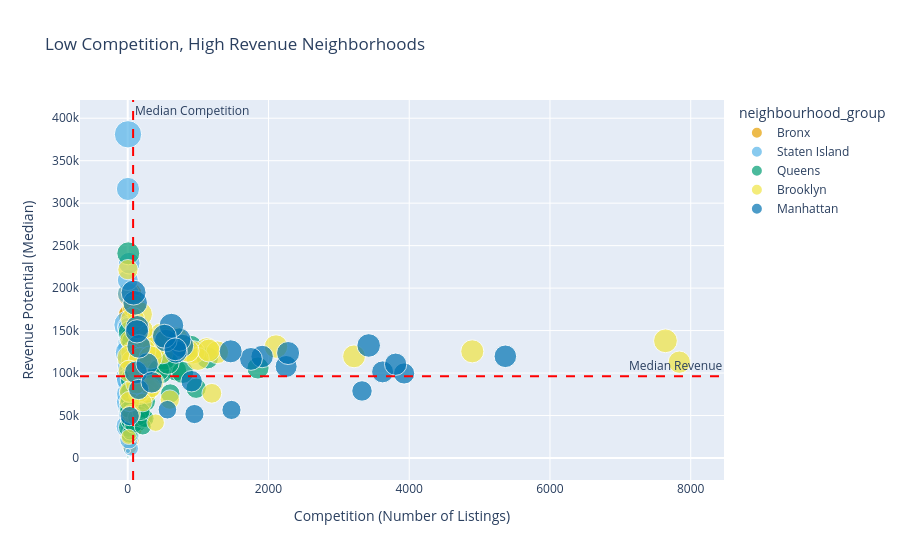

Notebook code for this chart:
### Markdown cell above
# Low competition + High revenue potential neighbourhoods

### Code cell
neighborhood_analysis = df.groupby('neighbourhood').agg({
    'price': 'median',
    'occupancy_rate': 'mean',
    'neighbourhood': 'count',
    'estimated_revenue': 'median',
    'number_of_reviews': 'mean',
    'neighbourhood_group': 'first'
}).rename(columns={'neighbourhood': 'listing_count'})

neighborhood_analysis['revenue_per_listing'] = (
    neighborhood_analysis['estimated_revenue'] / neighborhood_analysis['listing_count']
)

fig = px.scatter(
    neighborhood_analysis.reset_index(),
    x='listing_count',
    y='estimated_revenue',
    size='occupancy_rate',
    color='neighbourhood_group',
    color_discrete_sequence=colorblind_palette,
    hover_name='neighbourhood',
    hover_data=['price', 'occupancy_rate', 'listing_count'],
    title='Low Competition, High Revenue Neighborhoods',
    labels={
        'listing_count': 'Competition (Number of Listings)',
        'estimated_revenue': 'Revenue Potential (Median)',
        'price': 'Median Price',
        'occupancy_rate': 'Occupancy Rate'
    },
    color_continuous_scale='Plasma'
)

# Quadrant lines
fig.add_hline(y=neighborhood_analysis['estimated_revenue'].median(), 
              line_dash="dash", line_color="red", 
              annotation_text="Median Revenue")
fig.add_vline(x=neighborhood_analysis['listing_count'].median(), 
              line_dash="dash", line_color="red",
              annotation_text="Median Competition")

fig.update_layout(height=600)
fig.show()

#To find out the low competiton + high revenue quadrant
median_competition = neighborhood_analysis['listing_count'].median()
median_revenue = neighborhood_analysis['estimated_revenue'].median()

top_right = neighborhood_analysis[
    (neighborhood_analysis['listing_count'] < median_competition) &
    (neighborhood_analysis['estimated_revenue'] > median_revenue)
].copy()


#_________Visualising the neighbourhoods on map___________
import json
import requests
import plotly.express as px

# Load GeoJSON
geojson = requests.get(
    "https://gist.githubusercontent.com/ix4/ff7603f48283cf06fc4fb3dfb6a0635c/raw/3eae4056c9d4de99f0040b6bedbd9ba547e8d215/nyc.geojson"
).json()

# Map neighborhood names to geojson ids
for i, feature in enumerate(geojson["features"]):
    feature["id"] = str(i)

name_to_id = {feature["properties"]["neighborhood"]: feature["id"] for feature in geojson["features"]}
top_right["id"] = top_right.index.map(name_to_id) 
fig_map = px.choropleth_mapbox(
    top_right,
    geojson=geojson,
    locations="id",
    color="estimated_revenue",  
    hover_name=top_right.index,
    hover_data={
        "listing_count": True,
        "estimated_revenue": True,
    },
    color_continuous_scale="plasma",
    mapbox_style="carto-positron",
    zoom=9.5,
    center={"lat": 40.7128, "lon": -73.96},
    opacity=0.8,
    labels={"monthly_revenue": "estimated_revenue"}
)

fig_map.update_layout(height=700, title_text="Top Right Quadrant Neighborhoods (Low Competition + High Revenue)")
fig_map.show()

### Figure 1 — Plotly figure (JSON) as saved in the notebook; plotly's stock layout.template omitted (floating-point values rounded to 4 significant figures)
{"data": [{"customdata": [[630, 0.4857], [387, 0.5116], [682, 0.5075], [613, 0.5302], [414.5, 0.5731], [689, 0.4806], [612, 0.5033], [603, 0.4222], [278, 0.257], [705, 0.5291], [426, 0.5344], [928.5, 0.3822], [601, 0.2443], [684, 0.3614], [675, 0.5201], [720, 0.6216], [674, 0.5995], [614, 0.3053], [532.5, 0.568], [714, 0.4967], [643, 0.6328], [725.5, 0.3853], [798, 0.6065], [658, 0.6248], [593, 0.5103], [595, 0.4788], [579.5, 0.6225], [746, 0.5371], [691, 0.4904], [736, 0.5612], [650, 0.5477], [773, 0.4673], [611, 0.5501], [551, 0.5241], [937, 0.5932], [598, 0.5319], [681, 0.5872], [215, 0.4177], [669, 0.4853], [399, 0.5537], [351, 0.2668], [658, 0.5824], [532, 0.355], [634, 0.4535], [405, 0.2708], [554, 0.5858], [603.5, 0.3859], [684, 0.7614]], "hovertemplate": "<b>%{hovertext}</b><br><br>neighbourhood_group=Bronx<br>Competition (Number of Listings)=%{x}<br>Revenue Potential (Median)=%{y}<br>Occupancy Rate=%{customdata[1]}<br>Median Price=%{customdata[0]}<extra></extra>", "hovertext": ["Allerton", "Baychester", "Belmont", "Bronxdale", "Castle Hill", "City Island", "Claremont Village", "Clason Point", "Co-op City", "Concourse", "Concourse Village", "East Morrisania", "Eastchester", "Edenwald", "Fieldston", "Fordham", "Highbridge", "Hunts Point", "Kingsbridge", "Longwood", "Melrose", "Morris Heights", "Morris Park", "Morrisania", "Mott Haven", "Mount Eden", "Mount Hope", "North Riverdale", "Norwood", "Olinville", "Parkchester", "Pelham Bay", "Pelham Gardens", "Port Morris", "Riverdale", "Schuylerville", "Soundview", "Spuyten Duyvil", "Throgs Neck", "Tremont", "Unionport", "University Heights", "Van Nest", "Wakefield", "West Farms", "Westchester Square", "Williamsbridge", "Woodlawn"], "legendgroup": "Bronx", "marker": {"color": "#E69F00", "size": [0.4857, 0.5116, 0.5075, 0.5302, 0.5731, 0.4806, 0.5033, 0.4222, 0.257, 0.5291, 0.5344, 0.3822, 0.2443, 0.3614, 0.5201, 0.6216, 0.5995, 0.3053, 0.568, 0.4967, 0.6328, 0.3853, 0.6065, 0.6248, 0.5103, 0.4788, 0.6225, 0.5371, 0.4904, 0.5612, 0.5477, 0.4673, 0.5501, 0.5241, 0.5932, 0.5319, 0.5872, 0.4177, 0.4853, 0.5537, 0.2668, 0.5824, 0.355, 0.4535, 0.2708, 0.5858, 0.3859, 0.7614], "sizemode": "area", "sizeref": 0.0025, "symbol": "circle"}, "mode": "markers", "name": "Bronx", "orientation": "v", "showlegend": true, "type": "scatter", "x": [94, 27, 45, 45, 22, 41, 59, 49, 5, 122, 76, 20, 28, 33, 25, 147, 67, 52, 162, 132, 23, 46, 45, 41, 144, 18, 54, 27, 75, 23, 97, 43, 74, 99, 19, 47, 33, 9, 56, 29, 21, 54, 25, 157, 6, 23, 96, 29], "xaxis": "x", "y": [62320.0, 48906, 96960, 89590, 109600.0, 129748, 89540, 72693, 27360, 102585, 78079, 51289, 12619, 51870, 93380, 153300, 121023, 21300, 100239, 85038, 119196, 48545, 159354, 79475, 92808, 66270, 117331, 137172, 55286, 168150, 71905, 122266, 107000.0, 75628, 168240, 136136, 138620, 29133, 89728, 86430, 25092, 123600.0, 23023, 67997, 32060.0, 130744, 36443, 192482], "yaxis": "y"}, {"customdata": [[889, 0.6024], [629, 0.3916], [429.5, 1], [613, 0.6288], [335, 0.5812], [1042, 0.5507], [690, 0.4608], [571, 0.2642], [731, 0.4919], [808, 0.3687], [317, 0.7611], [1024, 0], [509, 0.4622], [454, 0.407], [619, 0.6602], [613, 0.6668], [557, 0.3836], [917, 0.4612], [127, 0.7032], [594, 0.4146], [957, 0.2661], [703, 0.6157], [1044, 0.9377], [323, 0.4379], [434.5, 0.6714], [433, 0.6436], [519, 0.4102], [465.5, 0.5849], [424.5, 0.2945], [212, 0.6871], [496.5, 0.5284], [247, 0.6493], [896, 0.5862], [775, 0.5434], [373.5, 0.4118], [732, 0.5016], [641, 0.478], [824, 0.8348], [605.5, 0.4596], [668, 0.3311], [627, 0.2547], [524, 0.6784], [594, 0.03288], [1025, 0.6712]], "hovertemplate": "<b>%{hovertext}</b><br><br>neighbourhood_group=Staten Island<br>Competition (Number of Listings)=%{x}<br>Revenue Potential (Median)=%{y}<br>Occupancy Rate=%{customdata[1]}<br>Median Price=%{customdata[0]}<extra></extra>", "hovertext": ["Arden Heights", "Arrochar", "Bay Terrace, Staten Island", "Bull's Head", "Castleton Corners", "Chelsea, Staten Island", "Clifton", "Concord", "Dongan Hills", "Eltingville", "Emerson Hill", "Fort Wadsworth", "Graniteville", "Grant City", "Great Kills", "Grymes Hill", "Howland Hook", "Huguenot", "Lighthouse Hill", "Mariners Harbor", "Midland Beach", "New Brighton", "New Dorp", "New Dorp Beach", "New Springville", "Oakwood", "Port Richmond", "Prince's Bay", "Randall Manor", "Richmondtown", "Rosebank", "Rossville", "Shore Acres", "Silver Lake", "South Beach", "St. George", "Stapleton", "Todt Hill", "Tompkinsville", "Tottenville", "West Brighton", "Westerleigh", "Willowbrook", "Woodrow"], "legendgroup": "Staten Island", "marker": {"color": "#56B4E9", "size": [0.6024, 0.3916, 1, 0.6288, 0.5812, 0.5507, 0.4608, 0.2642, 0.4919, 0.3687, 0.7611, 0, 0.4622, 0.407, 0.6602, 0.6668, 0.3836, 0.4612, 0.7032, 0.4146, 0.2661, 0.6157, 0.9377, 0.4379, 0.6714, 0.6436, 0.4102, 0.5849, 0.2945, 0.6871, 0.5284, 0.6493, 0.5862, 0.5434, 0.4118, 0.5016, 0.478, 0.8348, 0.4596, 0.3311, 0.2547, 0.6784, 0.03288, 0.6712], "sizemode": "area", "sizeref": 0.0025, "symbol": "circle"}, "mode": "markers", "name": "Staten Island", "orientation": "v", "showlegend": true, "type": "scatter", "x": [9, 49, 4, 12, 13, 1, 39, 60, 13, 7, 10, 2, 7, 22, 24, 18, 6, 9, 3, 25, 17, 15, 4, 11, 18, 14, 24, 8, 44, 5, 14, 3, 21, 9, 16, 124, 63, 7, 106, 13, 59, 5, 3, 3], "xaxis": "x", "y": [193440, 50600, 156800.0, 133176, 58804, 209442, 63875, 27144, 88400, 59792, 95417, 0, 50694, 49246, 145647, 154284, 32083, 124712, 37338, 44880, 28056, 130217, 381060, 100166, 113500.0, 107100.0, 35973, 86468, 11384, 66144, 85400.0, 75582, 229350, 153408, 21330.0, 98955, 99524, 124100, 70451, 57252, 25950, 92224, 8316, 316725], "yaxis": "y"}, {"customdata": [[676, 0.5133], [645, 0.6147], [554.5, 0.4127], [552, 0.5353], [570.5, 0.4272], [493.5, 0.4366], [699, 0.3743], [232, 0.4874], [732, 0.5152], [738, 0.5611], [714, 0.6762], [620.5, 0.372], [598, 0.5821], [579, 0.4212], [663, 0.5094], [596, 0.2726], [646, 0.6183], [621, 0.5565], [619, 0.5195], [571, 0.6162], [598, 0.5939], [550.5, 0.005479], [662.5, 0.53], [496, 0.5474], [682, 0.3847], [396.5, 0.5294], [628, 0.6025], [617.5, 0.4723], [623.5, 0.4592], [971, 0.6027], [666, 0.4099], [794, 0.581], [557, 0.4153], [880.5, 0.6606], [634, 0.6182], [550, 0.5162], [557, 0.4297], [813, 0.3683], [734, 0.5414], [638, 0.468], [601, 0.5892], [507, 0.4587], [661, 0.653], [641, 0.4831], [593.5, 0.4426], [530, 0.4096], [589, 0.411], [623, 0.3613], [611, 0.6151], [679.5, 0.4955], [609, 0.4194], [639, 0.6263]], "hovertemplate": "<b>%{hovertext}</b><br><br>neighbourhood_group=Queens<br>Competition (Number of Listings)=%{x}<br>Revenue Potential (Median)=%{y}<br>Occupancy Rate=%{customdata[1]}<br>Median Price=%{customdata[0]}<extra></extra>", "hovertext": ["Arverne", "Astoria", "Bay Terrace", "Bayside", "Bayswater", "Belle Harbor", "Bellerose", "Breezy Point", "Briarwood", "Cambria Heights", "College Point", "Corona", "Ditmars Steinway", "Douglaston", "East Elmhurst", "Edgemere", "Elmhurst", "Far Rockaway", "Flushing", "Forest Hills", "Fresh Meadows", "Glen Oaks", "Glendale", "Hollis", "Holliswood", "Howard Beach", "Jackson Heights", "Jamaica", "Jamaica Estates", "Jamaica Hills", "Kew Gardens", "Kew Gardens Hills", "Laurelton", "Little Neck", "Long Island City", "Maspeth", "Middle Village", "Neponsit", "Ozone Park", "Queens Village", "Rego Park", "Richmond Hill", "Ridgewood", "Rockaway Beach", "Rosedale", "South Ozone Park", "Springfield Gardens", "St. Albans", "Sunnyside", "Whitestone", "Woodhaven", "Woodside"], "legendgroup": "Queens", "marker": {"color": "#009E73", "size": [0.5133, 0.6147, 0.4127, 0.5353, 0.4272, 0.4366, 0.3743, 0.4874, 0.5152, 0.5611, 0.6762, 0.372, 0.5821, 0.4212, 0.5094, 0.2726, 0.6183, 0.5565, 0.5195, 0.6162, 0.5939, 0.005479, 0.53, 0.5474, 0.3847, 0.5294, 0.6025, 0.4723, 0.4592, 0.6027, 0.4099, 0.581, 0.4153, 0.6606, 0.6182, 0.5162, 0.4297, 0.3683, 0.5414, 0.468, 0.5892, 0.4587, 0.653, 0.4831, 0.4426, 0.4096, 0.411, 0.3613, 0.6151, 0.4955, 0.4194, 0.6263], "sizemode": "area", "sizeref": 0.0025, "symbol": "circle"}, "mode": "markers", "name": "Queens", "orientation": "v", "showlegend": true, "type": "scatter", "x": [219, 1851, 8, 121, 40, 30, 26, 9, 119, 78, 48, 160, 684, 22, 478, 32, 521, 77, 972, 300, 96, 2, 138, 43, 10, 50, 439, 604, 48, 21, 83, 66, 64, 8, 1133, 251, 67, 7, 150, 145, 232, 217, 895, 183, 168, 127, 246, 214, 781, 26, 188, 572], "xaxis": "x", "y": [85305, 105963, 63291, 68448, 47140.0, 55342, 27550.0, 35941, 84832, 98700, 141053, 41970.0, 103249, 69856, 99240.0, 29795, 116490, 107254, 82130.0, 100000.0, 93556, 1232.0, 108293, 92040, 53649, 44040.0, 103376, 75920, 80370.0, 148224, 39856, 137228, 52740.0, 241000.0, 117895, 66722, 61500, 57050, 87780, 83790, 89220, 46512, 131054, 83025, 49800, 47515, 46640.0, 37050.0, 100740, 76728, 54960.0, 111629], "yaxis": "y"}, {"customdata": [[825, 0.4485], [625, 0.5475], [622, 0.6232], [569, 0.5297], [517, 0.5536], [608, 0.6829], [569, 0.4813], [660, 0.5059], [556.5, 0.731], [684.5, 0.5907], [638.5, 0.6669], [598, 0.3846], [611, 0.7058], [627, 0.6649], [623, 0.6719], [765.5, 0.692], [719, 0.5456], [619, 0.6542], [634, 0.5086], [492, 0.6625], [603, 0.7798], [555, 0.5108], [638, 0.4893], [609.5, 0.4718], [665, 0.6475], [584, 0.4388], [607.5, 0.6795], [502, 0.5441], [812, 0.5151], [621, 0.6145], [797, 0.5511], [619, 0.6903], [626, 0.6802], [698, 0.4387], [603.5, 0.7015], [774.5, 0.2894], [378, 0.8179], [575, 0.6622], [671, 0.6835], [666, 0.6557], [631, 0.657], [533, 0.6042], [636, 0.5605], [668.5, 0.6743], [630, 0.6373], [588, 0.7223], [626, 0.7072], [542, 0.6808]], "hovertemplate": "<b>%{hovertext}</b><br><br>neighbourhood_group=Brooklyn<br>Competition (Number of Listings)=%{x}<br>Revenue Potential (Median)=%{y}<br>Occupancy Rate=%{customdata[1]}<br>Median Price=%{customdata[0]}<extra></extra>", "hovertext": ["Bath Beach", "Bay Ridge", "Bedford-Stuyvesant", "Bensonhurst", "Bergen Beach", "Boerum Hill", "Borough Park", "Brighton Beach", "Brooklyn Heights", "Brownsville", "Bushwick", "Canarsie", "Carroll Gardens", "Clinton Hill", "Cobble Hill", "Columbia St", "Coney Island", "Crown Heights", "Cypress Hills", "DUMBO", "Downtown Brooklyn", "Dyker Heights", "East Flatbush", "East New York", "Flatbush", "Flatlands", "Fort Greene", "Fort Hamilton", "Gerritsen Beach", "Gowanus", "Gravesend", "Greenpoint", "Kensington", "Manhattan Beach", "Midwood", "Mill Basin", "Navy Yard", "Park Slope", "Prospect Heights", "Prospect-Lefferts Gardens", "Red Hook", "Sea Gate", "Sheepshead Bay", "South Slope", "Sunset Park", "Vinegar Hill", "Williamsburg", "Windsor Terrace"], "legendgroup": "Brooklyn", "marker": {"color": "#F0E442", "size": [0.4485, 0.5475, 0.6232, 0.5297, 0.5536, 0.6829, 0.4813, 0.5059, 0.731, 0.5907, 0.6669, 0.3846, 0.7058, 0.6649, 0.6719, 0.692, 0.5456, 0.6542, 0.5086, 0.6625, 0.7798, 0.5108, 0.4893, 0.4718, 0.6475, 0.4388, 0.6795, 0.5441, 0.5151, 0.6145, 0.5511, 0.6903, 0.6802, 0.4387, 0.7015, 0.2894, 0.8179, 0.6622, 0.6835, 0.6557, 0.657, 0.6042, 0.5605, 0.6743, 0.6373, 0.7223, 0.7072, 0.6808], "sizemode": "area", "sizeref": 0.0025, "symbol": "circle"}, "mode": "markers", "name": "Brooklyn", "orientation": "v", "showlegend": true, "type": "scatter", "x": [47, 297, 7838, 155, 30, 357, 264, 168, 304, 152, 4896, 397, 472, 1125, 197, 88, 50, 3216, 329, 70, 174, 25, 1195, 598, 1272, 214, 932, 119, 3, 491, 138, 2107, 364, 22, 232, 14, 31, 996, 691, 1151, 177, 20, 365, 562, 854, 70, 7641, 325], "xaxis": "x", "y": [51842, 80385, 112800.0, 74932, 78052, 138320, 75920, 77537, 139000.0, 119800.0, 125560, 41615, 144800.0, 128115, 150775, 178396, 124224, 119700.0, 82688, 114000.0, 169150, 66619, 76140, 68770.0, 124465, 65395, 124400.0, 87480, 221760, 123900, 104700.0, 131217, 129108, 139349, 126290, 24883, 118250, 116600, 140553, 126500, 116640, 102276, 89358, 140900.0, 126024, 163100.0, 137946, 118342], "yaxis": "y"}, {"customdata": [[573, 0.6565], [628, 0.6066], [633, 0.6718], [630, 0.7542], [615, 0.6642], [615, 0.6952], [631.5, 0.4605], [546, 0.5128], [613.5, 0.6499], [642, 0.6907], [621, 0.6383], [618, 0.5623], [685, 0.6401], [625.5, 0.577], [616, 0.6273], [634, 0.6319], [369.5, 0.4659], [609, 0.5248], [615, 0.7629], [614.5, 0.4599], [702.5, 0.6709], [646, 0.7178], [643, 0.7004], [619.5, 0.6549], [671, 0.7814], [635, 0.4324], [641, 0.5787], [549, 0.682], [630, 0.605], [620, 0.6223], [596, 0.6538], [651, 0.6648]], "hovertemplate": "<b>%{hovertext}</b><br><br>neighbourhood_group=Manhattan<br>Competition (Number of Listings)=%{x}<br>Revenue Potential (Median)=%{y}<br>Occupancy Rate=%{customdata[1]}<br>Median Price=%{customdata[0]}<extra></extra>", "hovertext": ["Battery Park City", "Chelsea", "Chinatown", "Civic Center", "East Harlem", "East Village", "Financial District", "Flatiron District", "Gramercy", "Greenwich Village", "Harlem", "Hell's Kitchen", "Inwood", "Kips Bay", "Little Italy", "Lower East Side", "Marble Hill", "Midtown", "Morningside Heights", "Murray Hill", "NoHo", "Nolita", "Roosevelt Island", "SoHo", "Stuyvesant Town", "Theater District", "Tribeca", "Two Bridges", "Upper East Side", "Upper West Side", "Washington Heights", "West Village"], "legendgroup": "Manhattan", "marker": {"color": "#0072B2", "size": [0.6565, 0.6066, 0.6718, 0.7542, 0.6642, 0.6952, 0.4605, 0.5128, 0.6499, 0.6907, 0.6383, 0.5623, 0.6401, 0.577, 0.6273, 0.6319, 0.4659, 0.5248, 0.7629, 0.4599, 0.6709, 0.7178, 0.7004, 0.6549, 0.7814, 0.4324, 0.5787, 0.682, 0.605, 0.6223, 0.6538, 0.6648], "sizemode": "area", "sizeref": 0.0025, "symbol": "circle"}, "mode": "markers", "name": "Manhattan", "orientation": "v", "showlegend": true, "type": "scatter", "x": [117, 2251, 773, 106, 2279, 3424, 1474, 155, 686, 732, 5366, 3927, 541, 908, 276, 1910, 28, 3329, 621, 948, 136, 521, 157, 676, 83, 564, 341, 131, 3622, 3807, 1751, 1463], "xaxis": "x", "y": [100740, 107735, 132130, 182600.0, 123580, 132500.0, 56575, 80665, 124965, 139360, 119720, 99500, 138182, 90387, 110594, 119493, 49344, 78936, 155855, 51750.0, 154164, 143360, 131410, 127959, 194733, 56822, 89060, 149124, 101400.0, 110400, 116645, 125560], "yaxis": "y"}], "layout": {"annotations": [{"showarrow": false, "text": "Median Revenue", "x": 1, "xanchor": "right", "xref": "x domain", "y": 96190.0, "yanchor": "bottom", "yref": "y"}, {"showarrow": false, "text": "Median Competition", "x": 76.5, "xanchor": "left", "xref": "x", "y": 1, "yanchor": "top", "yref": "y domain"}], "autosize": true, "legend": {"itemsizing": "constant", "title": {"text": "neighbourhood_group"}, "tracegroupgap": 0}, "shapes": [{"line": {"color": "red", "dash": "dash"}, "type": "line", "x0": 0, "x1": 1, "xref": "x domain", "y0": 96190.0, "y1": 96190.0, "yref": "y"}, {"line": {"color": "red", "dash": "dash"}, "type": "line", "x0": 76.5, "x1": 76.5, "xref": "x", "y0": 0, "y1": 1, "yref": "y domain"}], "title": {"text": "Low Competition, High Revenue Neighborhoods"}, "xaxis": {"anchor": "y", "autorange": true, "domain": [0, 1], "range": [-827.8, 8594.0], "title": {"text": "Competition (Number of Listings)"}, "type": "linear"}, "yaxis": {"anchor": "x", "autorange": true, "domain": [0, 1], "range": [-25430.0, 419500.0], "title": {"text": "Revenue Potential (Median)"}, "type": "linear"}}}
